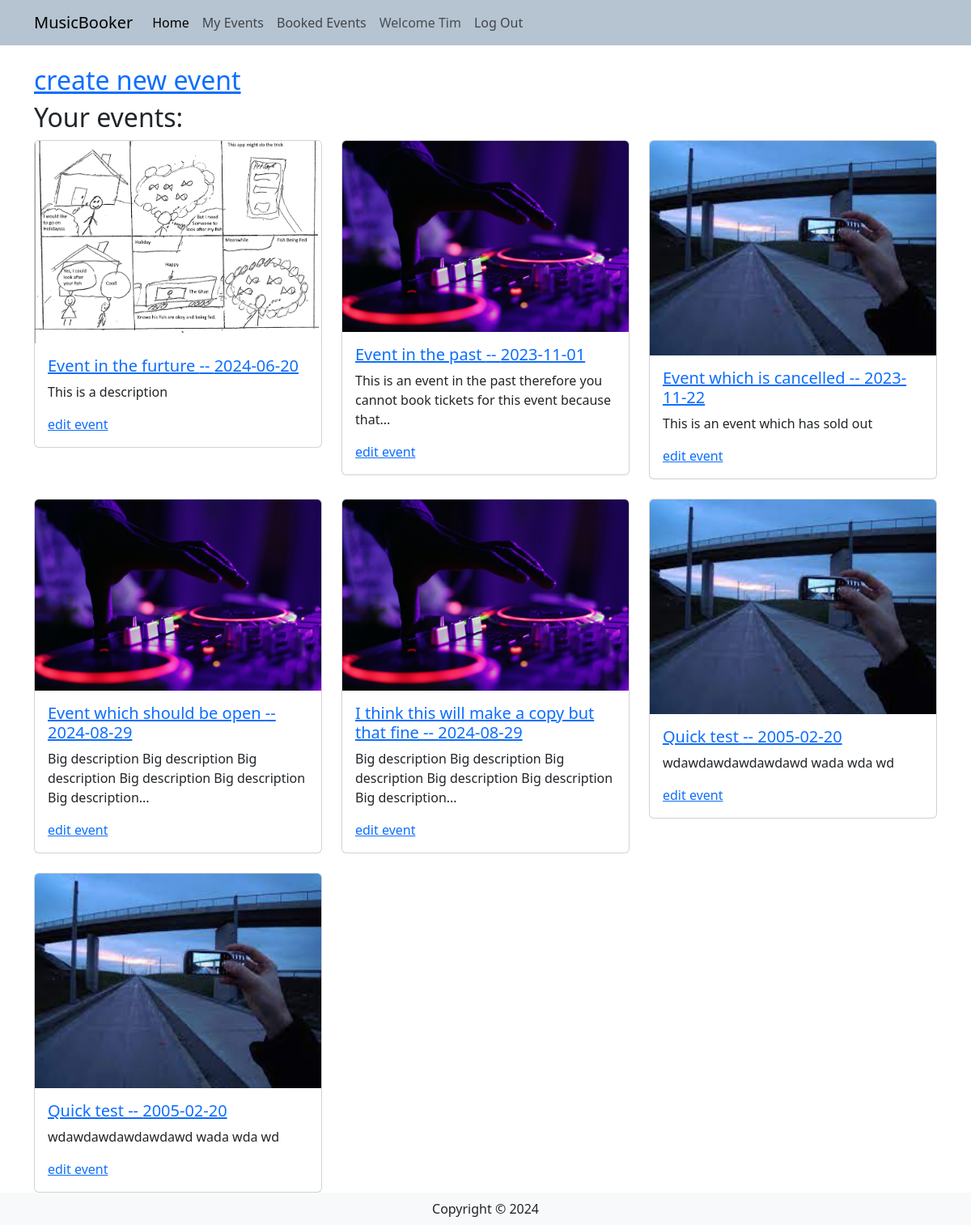
Page /events/mine (signed in) on the committed database.
### Music/models.py (models this page shows)
class User(db.Model, UserMixin):
    __tablename__ = 'users'
    id = db.Column(db.Integer, primary_key=True)
    name = db.Column(db.String(100), index=True, unique=True, nullable=False)
    emailid = db.Column(db.String(100), index=True, nullable=False)
    password_hash = db.Column(db.String(255), nullable=False)
    comments = db.relationship('Comment', backref='user')
    events = db.relationship('Event', backref='user')
    booked_tickets = db.relationship('Booking', backref='user')

class Event(db.Model):
    __tablename__ = 'events'
    id = db.Column(db.Integer, primary_key=True)
    event_name = db.Column(db.String(200))
    status = db.Column(db.Integer)
    date = db.Column(db.String(200))
    description = db.Column(db.String(400))
    image = db.Column(db.String(400))
    user_id = db.Column(db.Integer, db.ForeignKey('users.id'))
    artists = db.relationship('Artist', backref='events')
    tickets = db.relationship('Ticket', backref='events')
    categories = db.relationship('Category', secondary=categories, lazy='subquery',
        backref=db.backref('categories', lazy=True))
    booked_tickets = db.relationship('Booking', backref='events')
    comments = db.relationship('Comment', backref='events')

### Music/events.py (the view)
@destbp.route('/mine', methods=['GET', 'POST'])
@login_required
def mine():
    events = db.session.scalars(db.select(Event).where(Event.user_id == current_user.id))
    return render_template('events/mine.html', events=events)

### Music/__init__.py (called while the page is built)
def create_app():
    Bootstrap5(app)
    Bcrypt(app)
    app.secret_key = 'randomvalue'
    app.config['SQLALCHEMY_DATABASE_URI'] = 'sqlite:///MusicBdb.sqlite'
    db.init_app(app)
    from .models import Event, Ticket, Artist
    with app.app_context():
       db.create_all()
    UPLOAD_FOLDER = '/static/image'
    app.config['UPLOAD_FOLDER'] = UPLOAD_FOLDER
    login_manager = LoginManager()
    login_manager.login_view = 'auth.login'
    login_manager.init_app(app)
    from .models import User
    @login_manager.user_loader
    def load_user(user_id):
        return User.query.get(int(user_id))
    from . import views
    app.register_blueprint(views.mainbp)
    from . import events
    app.register_blueprint(events.destbp)
    from . import auth
    app.register_blueprint(auth.authbp)
    return app

@app.context_processor
def get_context():
   year = datetime.datetime.today().year
   return dict(year=year)

### Music/templates/events/mine.html
{% extends 'base.html' %}
{% block content %}
<div class="container">
    <h2><a href="{{url_for('events.create')}}">create new event</a></h2>
    <h2>Your events:</h2>
    <div class="row row-cols-1 row-cols-sm-2 row-cols-lg-3 g-4">
        {% for event in events %}
        <div class="col d-none d-sm-block">
            <div class="card">
                <img src="{{event.image}}" class="card-img-top" alt="...">
                <div class="card-body">
                    <a href="{{event.id}}">
                        <h5 class="card-title">{{ event.event_name }} -- {{event.date}}</h5>
                    </a>
                    <p class="card-text">{{event.description|truncate(100, False, '...', 0)}}</p>
                    <a href="{{url_for('events.update', id=event.id)}}">edit event</a>
                </div>
            </div>
        </div>
        {% endfor %}
    </div>
</div>
{% endblock %}

### Music/templates/base.html (shortened to what this page needs)
<html>
<head>
   <link href="https://cdn.jsdelivr.net/npm/bootstrap@5.3.0-alpha3/dist/css/bootstrap.min.css" rel="stylesheet"
>
</head>
<body>
   <nav style="background-color: rgb(154, 170, 184);">
      <nav class="navbar navbar-expand-lg" style="background-color: rgb(182, 196, 209);">
         <div class="container-fluid container">
            <a href="/" class="navbar-brand">MusicBooker</a>
            <div class="collapse navbar-collapse" id="navbarNav">
               <ul class="navbar-nav">
                  <li class="nav-item">
                     <a class="nav-link active" aria-current="page" href="/">Home</a>
                  </li>
                  <li class="nav-item">
                     <a class="nav-link" href="/events/mine">My Events</a>
                  </li>
                  <li class="nav-item">
                     <a class="nav-link" href="{{url_for('events.booked')}}">Booked Events</a>
                  </li>
                  {% if current_user.is_authenticated %}
                     <a class="nav-item nav-link disabled text-muted" href="#">Welcome {{current_user.name}}</a>
                     <a class="nav-item nav-link" href="{{ url_for('auth.logout') }}">Log Out</a>
                  {% else %}
                     <a class="nav-item nav-link" href="{{ url_for('auth.register') }}">Register</a>
                     <a class="nav-item nav-link" href="{{ url_for('auth.login') }}">Log In</a>
                  {% endif %}
               </ul>
            </div>
         </div>
      </nav>
   </nav>
   <br />
   {% block content %}
   {% endblock %}
   <footer class="footer">
      <div class="text-center py-2 bg-light">
         <span class="text-dark">Copyright &copy; {{ year }}</span>
      </div>
   </footer>
</body>
</html>

### rows in the picture
User: name "Tim"
Event: image (picture), event_name "Event in the furture", date "2024-06-20", description "This is a description"
Event: image (picture), event_name "Event in the past", date "2023-11-01", description "This is an event in the past therefore you cannot book tickets for this event because that..."
Event: image (picture), event_name "Event which is cancelled", date "2023-11-22", description "This is an event which has sold out"
Event: image (picture), event_name "Event which should be open", date "2024-08-29", description "Big description Big description Big description Big description Big description Big description..."
Event: image (picture), event_name "I think this will make a copy but that fine", date "2024-08-29", description "Big description Big description Big description Big description Big description Big description..."
Event: image (picture), event_name "Quick test", date "2005-02-20", description "wdawdawdawdawdawd wada wda wd"
Event: image (picture), event_name "Quick test", date "2005-02-20", description "wdawdawdawdawdawd wada wda wd"
